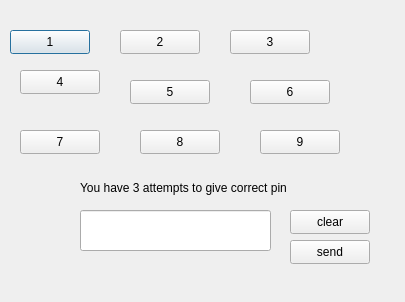
<?xml version="1.0" encoding="UTF-8"?>
<ui version="4.0">
 <class>pinikkuna</class>
 <widget class="QDialog" name="pinikkuna">
  <property name="geometry">
   <rect>
    <x>0</x>
    <y>0</y>
    <width>405</width>
    <height>302</height>
   </rect>
  </property>
  <property name="windowTitle">
   <string>Dialog</string>
  </property>
  <widget class="QPushButton" name="Button_1">
   <property name="geometry">
    <rect>
     <x>10</x>
     <y>30</y>
     <width>80</width>
     <height>24</height>
    </rect>
   </property>
   <property name="text">
    <string>1</string>
   </property>
  </widget>
  <widget class="QPushButton" name="Button_2">
   <property name="geometry">
    <rect>
     <x>120</x>
     <y>30</y>
     <width>80</width>
     <height>24</height>
    </rect>
   </property>
   <property name="text">
    <string>2</string>
   </property>
  </widget>
  <widget class="QPushButton" name="Button_3">
   <property name="geometry">
    <rect>
     <x>230</x>
     <y>30</y>
     <width>80</width>
     <height>24</height>
    </rect>
   </property>
   <property name="text">
    <string>3</string>
   </property>
  </widget>
  <widget class="QPushButton" name="Button_4">
   <property name="geometry">
    <rect>
     <x>20</x>
     <y>70</y>
     <width>80</width>
     <height>24</height>
    </rect>
   </property>
   <property name="text">
    <string>4</string>
   </property>
  </widget>
  <widget class="QPushButton" name="Button_5">
   <property name="geometry">
    <rect>
     <x>130</x>
     <y>80</y>
     <width>80</width>
     <height>24</height>
    </rect>
   </property>
   <property name="text">
    <string>5</string>
   </property>
  </widget>
  <widget class="QPushButton" name="Button_6">
   <property name="geometry">
    <rect>
     <x>250</x>
     <y>80</y>
     <width>80</width>
     <height>24</height>
    </rect>
   </property>
   <property name="text">
    <string>6</string>
   </property>
  </widget>
  <widget class="QPushButton" name="Button_7">
   <property name="geometry">
    <rect>
     <x>20</x>
     <y>130</y>
     <width>80</width>
     <height>24</height>
    </rect>
   </property>
   <property name="text">
    <string>7</string>
   </property>
  </widget>
  <widget class="QPushButton" name="Button_8">
   <property name="geometry">
    <rect>
     <x>140</x>
     <y>130</y>
     <width>80</width>
     <height>24</height>
    </rect>
   </property>
   <property name="text">
    <string>8</string>
   </property>
  </widget>
  <widget class="QPushButton" name="Button_9">
   <property name="geometry">
    <rect>
     <x>260</x>
     <y>130</y>
     <width>80</width>
     <height>24</height>
    </rect>
   </property>
   <property name="text">
    <string>9</string>
   </property>
  </widget>
  <widget class="QLineEdit" name="lineEdit">
   <property name="geometry">
    <rect>
     <x>80</x>
     <y>210</y>
     <width>191</width>
     <height>41</height>
    </rect>
   </property>
   <property name="maxLength">
    <number>4</number>
   </property>
  </widget>
  <widget class="QPushButton" name="clear">
   <property name="geometry">
    <rect>
     <x>290</x>
     <y>210</y>
     <width>80</width>
     <height>24</height>
    </rect>
   </property>
   <property name="text">
    <string>clear</string>
   </property>
  </widget>
  <widget class="QPushButton" name="laheta">
   <property name="geometry">
    <rect>
     <x>290</x>
     <y>240</y>
     <width>80</width>
     <height>24</height>
    </rect>
   </property>
   <property name="text">
    <string>send</string>
   </property>
  </widget>
  <widget class="QLabel" name="label">
   <property name="geometry">
    <rect>
     <x>80</x>
     <y>270</y>
     <width>191</width>
     <height>21</height>
    </rect>
   </property>
   <property name="text">
    <string/>
   </property>
  </widget>
  <widget class="QLabel" name="label_2">
   <property name="geometry">
    <rect>
     <x>80</x>
     <y>180</y>
     <width>291</width>
     <height>16</height>
    </rect>
   </property>
   <property name="text">
    <string>You have 3 attempts to give correct pin</string>
   </property>
  </widget>
 </widget>
 <resources/>
 <connections/>
</ui>
